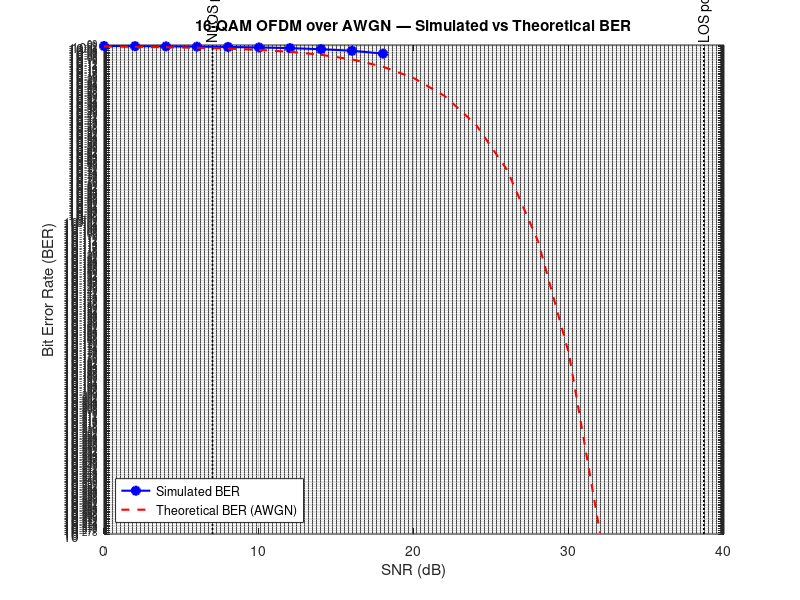

This chart was generated by the following MATLAB code:
%% ========================================================================
%  5G NR-style OFDM Link Simulation
%  Compatible with MATLAB R2014 and later (uses base MATLAB + Communications
%  Toolbox functions only: qammod, qamdemod, awgn, fft, ifft)
%
%  This script builds an OFDM waveform from first principles (manual
%  IFFT/FFT, manual cyclic prefix insertion) rather than using higher-level
%  5G Toolbox objects, so every step is transparent and reproducible.
%
%  Link budget context (computed by hand beforehand, 3.5 GHz / n78 band,
%  3GPP UMa scenario, 100 MHz bandwidth, NF = 7 dB):
%     LOS  : P_RX = -48.27 dBm -> SNR ~ 38.7 dB
%     NLOS : P_RX = -79.91 dBm -> SNR ~  7.0 dB
%  These two SNR values are used below as realistic reference points.
% ========================================================================

clear; clc; close all;

%% ---------------------- 1. SYSTEM PARAMETERS ---------------------------
N_fft        = 256;          % FFT size (scaled down from a real 5G NR
                              % ~2048/4096-point FFT for fast simulation;
                              % the underlying principle is identical)
N_usedSC     = 200;           % Number of active (data-carrying) subcarriers
                              % out of N_fft (rest are guard bands, as in
                              % real OFDM systems to avoid spectral leakage)
CP_ratio     = 1/4;           % Cyclic prefix length as a fraction of N_fft
                              % (typical for 5G NR "normal CP")
N_cp         = round(N_fft * CP_ratio);
M            = 16;            % QAM modulation order (16-QAM, common for
                              % mid-range SNR in real 5G deployments)
bitsPerSym   = log2(M);
N_symbols    = 500;           % Number of OFDM symbols to simulate

% Reference SNR values derived from the manual link budget calculation
SNR_LOS_dB   = 38.7;
SNR_NLOS_dB  = 7.0;

fprintf('=== 5G NR-style OFDM Simulation ===\n');
fprintf('FFT size: %d | Active subcarriers: %d | CP length: %d | Modulation: %d-QAM\n', ...
    N_fft, N_usedSC, N_cp, M);

%% ---------------------- 2. TRANSMITTER ---------------------------------
% Generate random bit stream for all OFDM symbols
totalBits = N_usedSC * bitsPerSym * N_symbols;
txBits    = randi([0 1], totalBits, 1);

% QAM modulation: map bits -> complex symbols
% qammod expects integer symbols, so bits are grouped and converted first
bitsMatrix   = reshape(txBits, bitsPerSym, []).';      % each row = bitsPerSym bits
symInts      = bi2de(bitsMatrix, 'left-msb');          % convert to integers 0..M-1
qamRaw       = qammod(symInts, M);                     % raw (unnormalized) QAM symbols

% Manual power normalization (R2014-compatible: no 'UnitAveragePower' option
% existed yet in that release, so we normalize by hand).
% For a standard square M-QAM constellation (levels +-1,+-3,...), the
% average symbol energy is E_avg = 2*(M-1)/3. Dividing by sqrt(E_avg)
% gives unit average power, which is required for SNR to be well-defined.
E_avg        = 2*(M-1)/3;
qamSymbols   = qamRaw / sqrt(E_avg);

% Reshape QAM symbols into subcarriers x OFDM symbols
qamGrid      = reshape(qamSymbols, N_usedSC, N_symbols);

% Map active subcarriers onto the full FFT grid (zero-pad guard bands)
% Active subcarriers are centered around DC, mimicking real resource grids
freqGrid = zeros(N_fft, N_symbols);
firstSC  = floor((N_fft - N_usedSC)/2) + 1;
freqGrid(firstSC:firstSC+N_usedSC-1, :) = qamGrid;

% IFFT: convert each OFDM symbol from frequency domain to time domain
% This is the core OFDM operation -- it's what makes many parallel
% narrowband subcarriers combine into one time-domain waveform
timeGrid = ifft(freqGrid, N_fft, 1) * sqrt(N_fft); % sqrt(N_fft) preserves energy

% Add cyclic prefix: copy the last N_cp samples of each symbol to its front
% This combats inter-symbol interference (ISI) from multipath delay spread
txWaveform = [timeGrid(end-N_cp+1:end, :); timeGrid];
txSerial   = txWaveform(:);   % serialize all OFDM symbols into one stream

fprintf('Transmit waveform generated: %d time-domain samples\n', length(txSerial));

%% ---------------------- 3. CHANNEL + BER SWEEP -------------------------
% We sweep SNR across a range AND mark our two computed link-budget points
SNR_range_dB = 0:2:40;
BER_sim      = zeros(size(SNR_range_dB));

for k = 1:length(SNR_range_dB)
    snr_dB = SNR_range_dB(k);

    % Pass through AWGN channel at this SNR
    rxSerial = awgn(txSerial, snr_dB, 'measured');

    % ---------------- RECEIVER ----------------
    rxWaveform = reshape(rxSerial, N_fft + N_cp, N_symbols);
    rxNoCp     = rxWaveform(N_cp+1:end, :);          % remove cyclic prefix
    rxFreqGrid = fft(rxNoCp, N_fft, 1) / sqrt(N_fft); % back to frequency domain

    rxQamGrid  = rxFreqGrid(firstSC:firstSC+N_usedSC-1, :); % extract active SCs
    rxSymbols  = rxQamGrid(:);

    rxSymbolsRaw = rxSymbols * sqrt(E_avg);  % undo normalization before demod
    rxInts     = qamdemod(rxSymbolsRaw, M);
    rxBitsMat  = de2bi(rxInts, bitsPerSym, 'left-msb');
    rxBits     = reshape(rxBitsMat.', [], 1);

    % Bit error rate for this SNR point
    [~, ber]      = biterr(txBits, rxBits);
    BER_sim(k)    = ber;
end

%% ---------------------- 4. THEORETICAL BER (reference) ------------------
% Theoretical BER for M-QAM over AWGN (Gray-coded), for comparison against
% our simulated curve -- validates that the simulation is implemented correctly
SNR_lin   = 10.^(SNR_range_dB/10);
k_bits    = log2(M);
BER_theory = (4/k_bits) * (1 - 1/sqrt(M)) * qfunc(sqrt(3*k_bits*SNR_lin/(M-1)));

%% ---------------------- 5. RESULTS --------------------------------------
figure('Name', '5G NR-style OFDM Link Performance');
semilogy(SNR_range_dB, BER_sim, 'bo-', 'LineWidth', 1.5, 'MarkerFaceColor', 'b');
hold on;
semilogy(SNR_range_dB, BER_theory, 'r--', 'LineWidth', 1.5);

% Mark our two link-budget-derived operating points
yLimits = ylim;
plot([SNR_NLOS_dB SNR_NLOS_dB], yLimits, 'k:', 'LineWidth', 1.2);
plot([SNR_LOS_dB SNR_LOS_dB], yLimits, 'k:', 'LineWidth', 1.2);
text(SNR_NLOS_dB, yLimits(2)*0.5, ' NLOS point (~7 dB)', 'Rotation', 90);
text(SNR_LOS_dB, yLimits(2)*0.5, ' LOS point (~38.7 dB)', 'Rotation', 90);

grid on; xlabel('SNR (dB)'); ylabel('Bit Error Rate (BER)');
title(sprintf('%d-QAM OFDM over AWGN — Simulated vs Theoretical BER', M));
legend('Simulated BER', 'Theoretical BER (AWGN)', 'Location', 'southwest');
hold off;

fprintf('\n--- BER at link-budget reference points (nearest simulated SNR) ---\n');
[~, idxLOS]  = min(abs(SNR_range_dB - SNR_LOS_dB));
[~, idxNLOS] = min(abs(SNR_range_dB - SNR_NLOS_dB));
fprintf('Near LOS  (%.1f dB): BER ~ %.2e\n', SNR_range_dB(idxLOS), BER_sim(idxLOS));
fprintf('Near NLOS (%.1f dB): BER ~ %.2e\n', SNR_range_dB(idxNLOS), BER_sim(idxNLOS));
